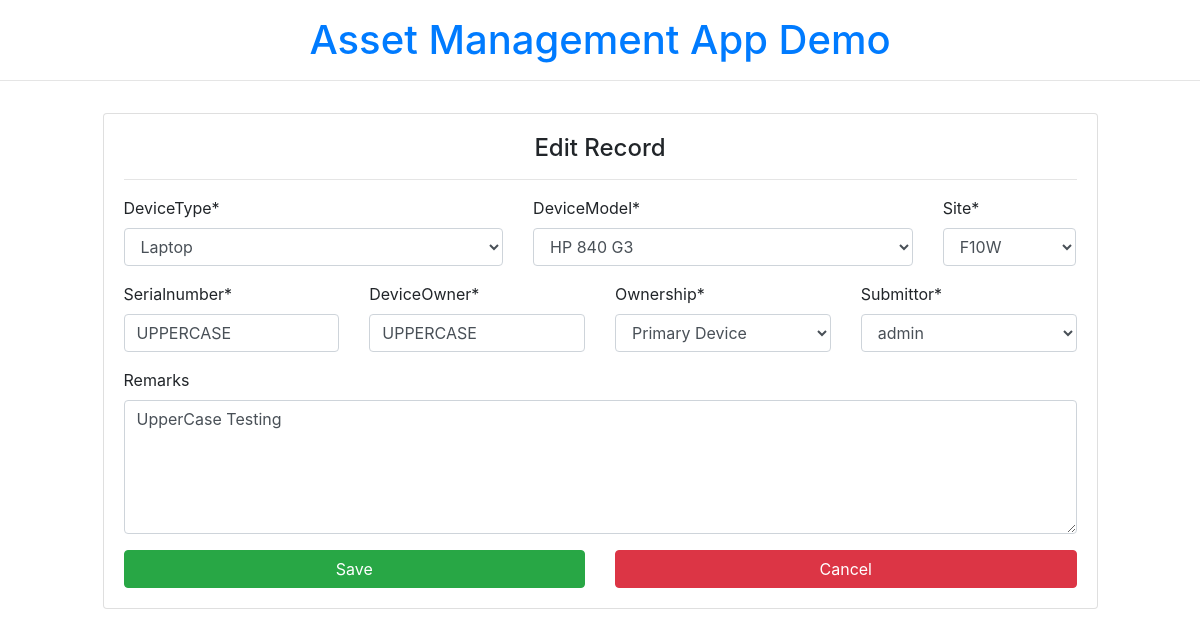
/deploy/6/edit/, run on the app's committed database.
### inventory/models.py (models this page shows, shortened)
class Device(models.Model):
    deviceType = models.ForeignKey(DeviceType, on_delete=models.CASCADE, null=False)
    deviceModel = models.ForeignKey(DeviceModel, on_delete=models.CASCADE, null=False)
    site_choices = [
        ("F10N", "F10N"),
        ("F10W", "F10W"),
        ("F10A", "F10A"),
        ("F10X", "F10X"),
        ("MSB", "MSB"),
    ]
    site = models.CharField(max_length=5, choices=site_choices, null=True)
    ownership_choices = [
        ("Primary Device", "Primary Device"),
        ("Secondary Device", "Secondary Device"),
        ("Share Device", "Share Device"),
        ("VIP Device", "VIP Device"),
    ]
    ownership = models.CharField(
        max_length=20, choices=ownership_choices, default="Primary Device"
    )
    serialnumber = models.CharField(max_length=15, unique=True, null=False)
    deviceOwner = models.CharField(max_length=10, null=False)
    submittor = models.ForeignKey("auth.User", on_delete=models.CASCADE)
    created_at = models.DateTimeField(auto_now_add=True)
    updated_at = models.DateTimeField(auto_now=True)
    remarks = models.TextField(max_length=200, blank=True)

### inventory/views.py (the view)
class DeviceUpdateView(UpdateView):
    model = Device
    template_name = "device_update.html"
    fields = "__all__"

### inventory/models.py (called while the page is built)
    def __str__(self):
        return self.name

    def __str__(self):
        return self.name

### templates/device_update.html (shortened to what this page needs)
{% extends 'base.html' %}
{% load crispy_forms_tags %}
{% block content %}
<div class="row">
    <div class="col-md-10  mx-auto">
        <div class="card">
            <div class="card-body">
                <h4 class="card-title text-center">Edit Record</h4>
                <hr>
                <form method="post">
                    <div class="row">
                        <div class="form-group col-md-5 mb-0">
                            {{ form.deviceType|as_crispy_field}}
                        </div>
                        <div class="form-group col-md-5 mb-0">
                            {{ form.deviceModel|as_crispy_field}}
                        </div>
                        <div class="form-group col-md-2 mb-0">
                            {{ form.site|as_crispy_field}}
                        </div>
                    </div>
                    <div class="row">
                        <div class="form-group col-md-3 mb-0">
                            {{ form.serialnumber|as_crispy_field}}
                        </div>
                        <div class="form-group col-md-3 mb-0">
                            {{ form.deviceOwner|as_crispy_field}}
                        </div>
                        <div class="form-group col-md-3 mb-0">
                            {{ form.ownership|as_crispy_field}}
                        </div>
                        <div class="form-group col-md-3 mb-0">
                            {{ form.submittor|as_crispy_field}}
                        </div>
                    </div>
                    <div class="row">
                        <div class="form-group col-md mb-0 ">
                            {{ form.remarks|as_crispy_field}}
                        </div>
                    </div>
                    <div class="row">
                        <div class="col-md-6">
                            <input type="submit" class="btn btn-block btn-success" value='Save'>
                        </div>
                        <div class="col-md-6">
                            <a href="{% url 'device_detail' device.pk %}" class="btn btn-danger btn-block">Cancel</a>
                        </div>
                    </div>
                </form>
            </div>
        </div>
    </div>
</div>
{% endblock content %}

### static/css/style.css (style rules this page uses)
body { overflow-x: hidden; }

### data on the page
Device: deviceType "Laptop", deviceModel "HP 840 G3", site "F10W", serialnumber "UPPERCASE", deviceOwner "UPPERCASE", ownership "Primary Device", submittor "admin", remarks "UpperCase Testing"
